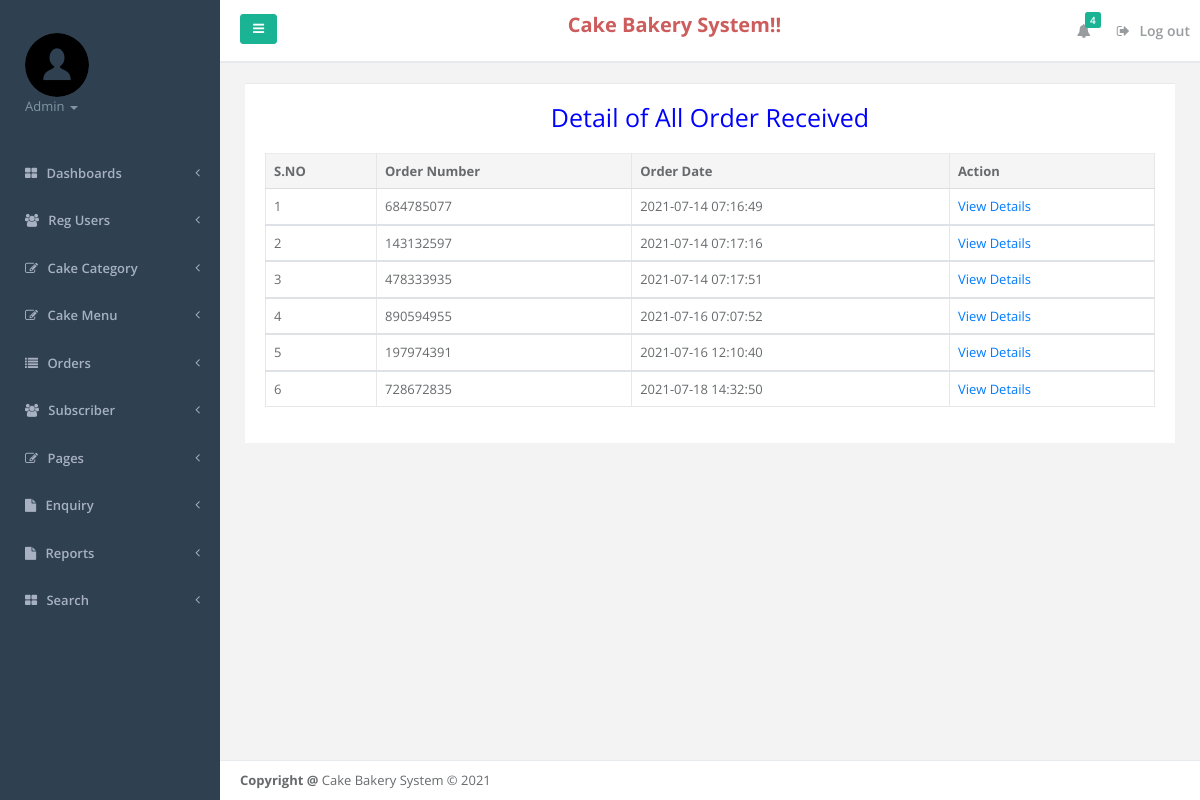
The app's page /admin/all-order.php (signed in) with its own data.
### tables this page shows
CREATE TABLE `tblorderaddresses` (
  `ID` int(11) NOT NULL,
  `UserId` char(100) DEFAULT NULL,
  `Ordernumber` char(100) DEFAULT NULL,
  `Flatnobuldngno` varchar(255) DEFAULT NULL,
  `StreetName` varchar(255) DEFAULT NULL,
  `Area` varchar(255) DEFAULT NULL,
  `Landmark` varchar(255) DEFAULT NULL,
  `City` varchar(255) DEFAULT NULL,
  `OrderTime` timestamp NOT NULL DEFAULT current_timestamp(),
  `OrderFinalStatus` varchar(255) DEFAULT NULL
);

### admin/all-order.php (the view, shortened to what this page needs)
<?php
include('includes/dbconnection.php');
  ?>
<!DOCTYPE html>
<html>
<head>
    <link href="css/bootstrap.min.css" rel="stylesheet">
    <link href="font-awesome/css/font-awesome.css" rel="stylesheet">
    <link href="css/plugins/iCheck/custom.css" rel="stylesheet">
    <link href="css/plugins/steps/jquery.steps.css" rel="stylesheet">
    <link href="css/animate.css" rel="stylesheet">
    <link href="css/style.css" rel="stylesheet">
</head>
<body>
    <div id="wrapper">
    <?php include_once('includes/leftbar.php');?>
        <div id="page-wrapper" class="gray-bg">
             <?php include_once('includes/header.php');?>
        <div class="row border-bottom">
        </div>
        <div class="wrapper wrapper-content animated fadeInRight">
            <div class="row">
                <div class="col-lg-12">
                    <div class="ibox">
                        <div class="ibox-content">
                                 <table class="table table-bordered mg-b-0">
                                    <p style="text-align: center; color: blue; font-size: 25px">Detail of All Order Received</p>
              <thead>
                <tr>
                  <th>S.NO</th>
                  <th>Order Number</th>
                  <th>Order Date</th>
                  <th>Action</th>
                </tr>
              </thead>
              <?php
$ret=mysqli_query($con,"select * from tblorderaddresses");
$cnt=1;
while ($row=mysqli_fetch_array($ret)) {
?>
              <tbody>
                <tr>
                  <td><?php echo $cnt;?></td>
                  <td><?php  echo $row['Ordernumber'];?></td>
                  <td><?php  echo $row['OrderTime'];?></td>
                                    <td><a href="viewcakeorder.php?orderid=<?php echo $row['Ordernumber'];?>">View Details</a>
                </tr>
                <?php
$cnt=$cnt+1;
}?>
              </tbody>
            </table>
                        </div>
                    </div>
                    </div>
                </div>
            </div>
        <?php include_once('includes/footer.php');?>
        </div>
        </div>
</body>
</html>

### admin/includes/leftbar.php (shortened to what this page needs)
    <nav class="navbar-default navbar-static-side" role="navigation">
        <div class="sidebar-collapse">
            <ul class="nav metismenu" id="side-menu">
                <li class="nav-header">
                    <div class="dropdown profile-element">
                        <img alt="image" class="rounded-circle" src="img/user.png"/>
                        <a data-toggle="dropdown" class="dropdown-toggle" href="#">
                            <?php
$admid=$_SESSION['fosaid'];
$ret=mysqli_query($con,"select AdminName from tbladmin where ID='$admid'");
$row=mysqli_fetch_array($ret);
$name=$row['AdminName'];
?>
                            <span class="text-muted text-xs block"><?php echo $name; ?> <b class="caret"></b></span>
                        </a>
                    </div>
                </li>
                <li>
                    <a href="dashboard.php"><i class="fa fa-th-large"></i> <span class="nav-label">Dashboards</span> <span class="fa arrow"></span></a>
                                    </li>
                                    <li>
                    <a href="user-detail.php"><i class="fa fa-users"></i> <span class="nav-label">Reg Users</span> <span class="fa arrow"></span></a>
                                    </li>
                <li>
                    <a href="#"><i class="fa fa-edit"></i> <span class="nav-label">Cake Category</span><span class="fa arrow"></span></a>
                </li>
 <li>
                    <a href="#"><i class="fa fa-edit"></i> <span class="nav-label">Cake Menu</span><span class="fa arrow"></span></a>
                </li>
        <li>
                    <a href="#"><i class="fa fa-list"></i> <span class="nav-label">Orders</span><span class="fa arrow"></span></a>
                </li>
    <li>
                    <a href="subcriber.php"><i class="fa fa-users"></i> <span class="nav-label">Subscriber</span> <span class="fa arrow"></span></a>
                                    </li>
                <li>
                    <a href="#"><i class="fa fa-edit"></i> <span class="nav-label">Pages</span><span class="fa arrow"></span></a>
                </li>
                <li>
                    <a href="#"><i class="fa fa-file"></i> <span class="nav-label">Enquiry</span><span class="fa arrow"></span></a>
                </li>
                   <li>
                    <a href="#"><i class="fa fa-file"></i> <span class="nav-label">Reports</span><span class="fa arrow"></span></a>
                </li>
                <li>
                    <a href="search.php"><i class="fa fa-th-large"></i> <span class="nav-label">Search</span> <span class="fa arrow"></span></a>
                                    </li>
            </ul>
        </div>
    </nav>

### admin/includes/header.php (shortened to what this page needs)
 <div class="row border-bottom">
        <nav class="navbar navbar-static-top white-bg" role="navigation" style="margin-bottom: 0">
        <div class="navbar-header">
            <a class="navbar-minimalize minimalize-styl-2 btn btn-primary " href="#"><i class="fa fa-bars"></i> </a>
        </div>
 <p style="font-size: 20px;padding-top:1%;color: indianred;" ><strong>Cake Bakery System!!</strong></p>
            <ul class="nav navbar-top-links navbar-right">
                                <?php
$ret1=mysqli_query($con,"select tbluser.FirstName,tblorderaddresses.ID,tblorderaddresses.Ordernumber from tblorderaddresses join tbluser on tbluser.ID=tblorderaddresses.UserId where tblorderaddresses.OrderFinalStatus is null");
$num=mysqli_num_rows($ret1);
?>
                <li class="dropdown">
                    <a class="dropdown-toggle count-info" data-toggle="dropdown" href="#">
                        <i class="fa fa-bell"></i>  <span class="label label-primary"><?php echo $num;?></span>
                    </a>
                </li>
                <li>
                    <a href="logout.php">
                        <i class="fa fa-sign-out"></i> Log out
                    </a>
                </li>
            </ul>
        </nav>
        </div>

### admin/includes/footer.php
<div class="footer">
            <div>
                <strong>Copyright @</strong> Cake Bakery System &copy; 2021
            </div>
        </div>

### records on screen
tblorderaddresses: Ordernumber "684785077", OrderTime "2021-07-14 07:16:49"
tblorderaddresses: Ordernumber "143132597", OrderTime "2021-07-14 07:17:16"
tblorderaddresses: Ordernumber "478333935", OrderTime "2021-07-14 07:17:51"
tblorderaddresses: Ordernumber "890594955", OrderTime "2021-07-16 07:07:52"
tblorderaddresses: Ordernumber "197974391", OrderTime "2021-07-16 12:10:40"
tblorderaddresses: Ordernumber "728672835", OrderTime "2021-07-18 14:32:50"

### other values on screen
$name "Admin"
$num "4"
